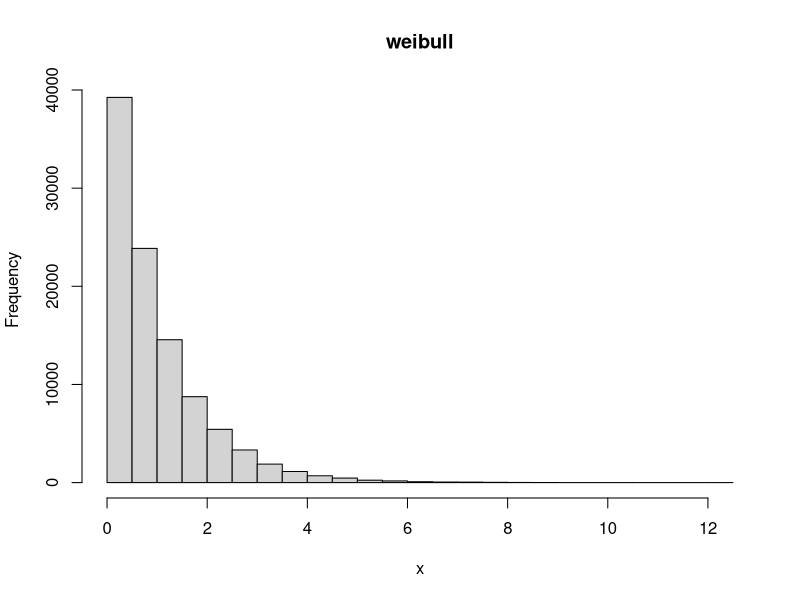
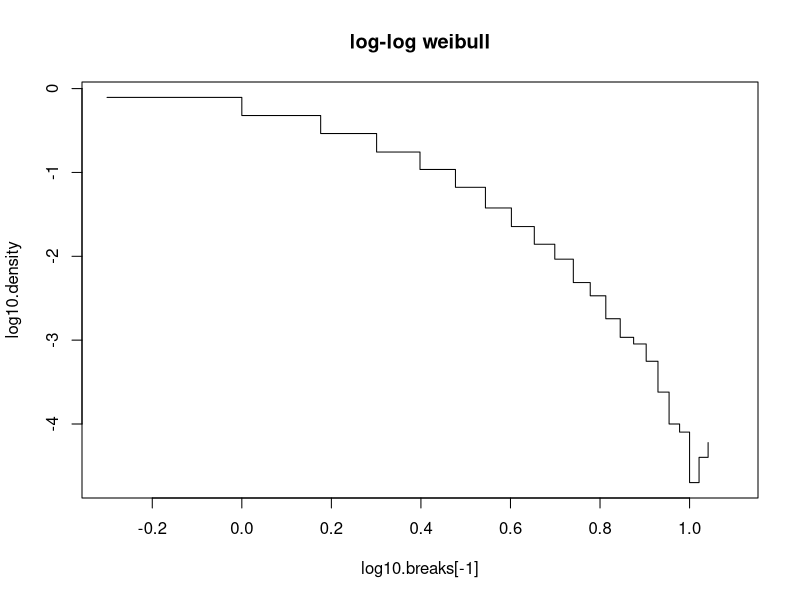
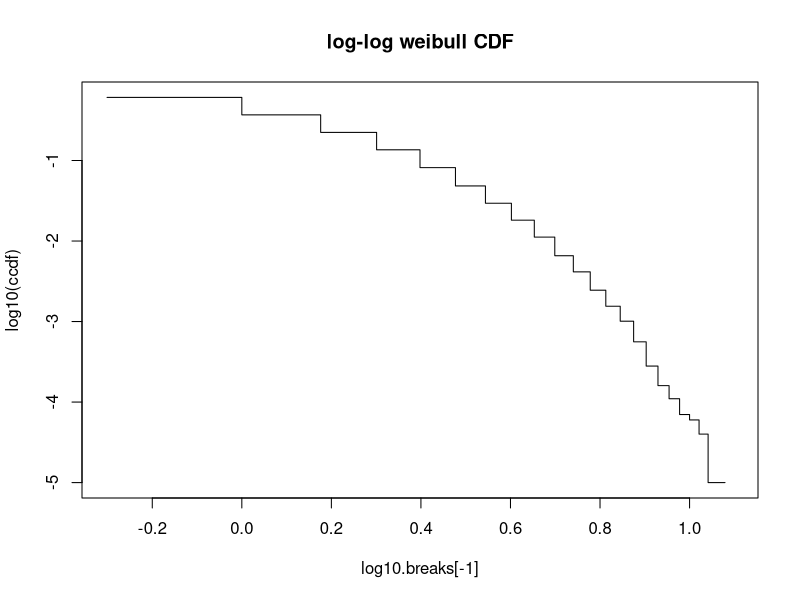

Source code (R) for these figures, in order: (Note: this script raises an error after producing the figures.)

library(VGAM)
library(MASS)
library(fitdistrplus)


#pdf('out.pdf')

############## WEIBULL #############

# generate weibull data
x <- rweibull(100000,1, 0.5)

# normalize
x <- x/mean(x)

summary(x)

histo <- hist(x, main="weibull")


log10.breaks <- log10(histo$breaks)
log10.density <- log10(histo$density)
plot(log10.breaks[-1], log10.density, type = "s", main="log-log weibull")

ccdf <- 1 - ecdf(x)(histo$breaks[-1])
plot(log10.breaks[-1], log10(ccdf), type = "s", main="log-log weibull CDF")

# fit to pareto
# (11) Fit of a Pareto distribution by numerical moment matching estimation

#empirical raw moment
memp <- function(x, order)
  ifelse(order == 1, mean(x), sum(x^order)/length(x))

#fit
fP <- fitdist(x, "pareto", start=c(shape=10, scale=10))
#, method="mme", order=c(1, 2), memp="memp",
#              start=c(shape=10, scale=10), lower=1, upper=Inf)
summary(fP)
#plot(fP)

gofstat(fP)





fP <- fitdist(x, "pareto", start=c(shape=1, scale=1), lower=1, upper=Inf)
summary(fP)

gofstat(fP)


# fit to weibull


fW <- fitdist(x, "weibull",  start=c(shape=1, scale=1), lower=1, upper=Inf)
summary(fW)

gofstat(fW)




############## PARETO ##############

#generate pareto data
x <- rpareto(100000,2,1)

# normalize
x <- x/mean(x)

summary(x)

histo <- hist(x, main="pareto")

log10.breaks <- log10(histo$breaks)
log10.density <- log10(histo$density)
plot(log10.breaks[-1], log10.density, type = "s", main="log-log pareto")

ccdf <- 1 - ecdf(x)(histo$breaks[-1])
plot(log10.breaks[-1], log10(ccdf), type = "s", main="log-log weibull CDF")


# fit to weibull
fW <- fitdist(x, "weibull",  start=c(shape=1, scale=1), lower=1, upper=Inf)
summary(fW)

gofstat(fW)

# fit to pareto
fP <- fitdist(x, "pareto", start=c(shape=1, scale=1), lower=1, upper=Inf)
summary(fP)

gofstat(fP)


dev.off()


rm(list = ls())
